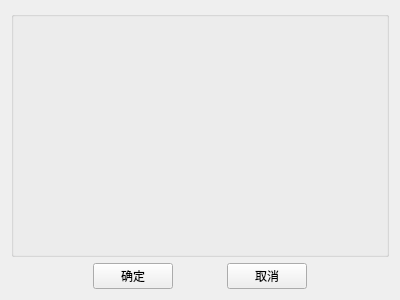
<?xml version="1.0" encoding="UTF-8"?>
<ui version="4.0">
 <class>IZoneTypeMatchDialog</class>
 <widget class="QWidget" name="IZoneTypeMatchDialog">
  <property name="geometry">
   <rect>
    <x>0</x>
    <y>0</y>
    <width>400</width>
    <height>300</height>
   </rect>
  </property>
  <property name="windowTitle">
   <string>Form</string>
  </property>
  <layout class="QGridLayout" name="gridLayout">
   <item row="1" column="0">
    <spacer name="horizontalSpacer">
     <property name="orientation">
      <enum>Qt::Horizontal</enum>
     </property>
     <property name="sizeHint" stdset="0">
      <size>
       <width>78</width>
       <height>20</height>
      </size>
     </property>
    </spacer>
   </item>
   <item row="1" column="1">
    <widget class="QPushButton" name="btn_ok">
     <property name="text">
      <string>确定</string>
     </property>
    </widget>
   </item>
   <item row="1" column="2">
    <spacer name="horizontalSpacer_2">
     <property name="orientation">
      <enum>Qt::Horizontal</enum>
     </property>
     <property name="sizeHint" stdset="0">
      <size>
       <width>43</width>
       <height>20</height>
      </size>
     </property>
    </spacer>
   </item>
   <item row="1" column="3">
    <widget class="QPushButton" name="btn_cencel">
     <property name="text">
      <string>取消</string>
     </property>
    </widget>
   </item>
   <item row="1" column="4">
    <spacer name="horizontalSpacer_3">
     <property name="orientation">
      <enum>Qt::Horizontal</enum>
     </property>
     <property name="sizeHint" stdset="0">
      <size>
       <width>78</width>
       <height>20</height>
      </size>
     </property>
    </spacer>
   </item>
   <item row="0" column="0" colspan="5">
    <widget class="QGroupBox" name="groupBox">
     <property name="title">
      <string/>
     </property>
    </widget>
   </item>
  </layout>
 </widget>
 <resources/>
 <connections/>
</ui>
